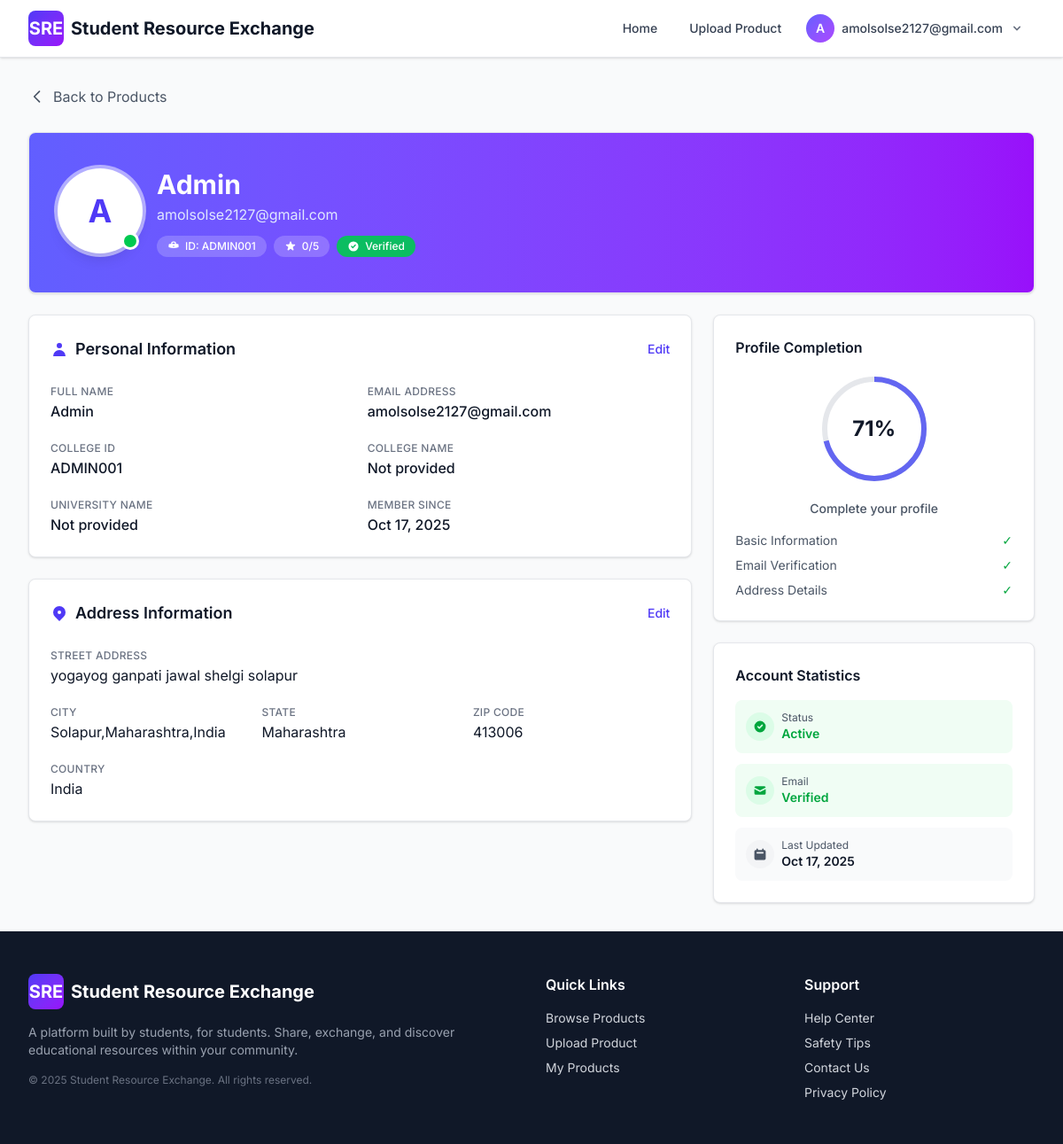
The page /profile/ (signed in) on the database as committed earlier.
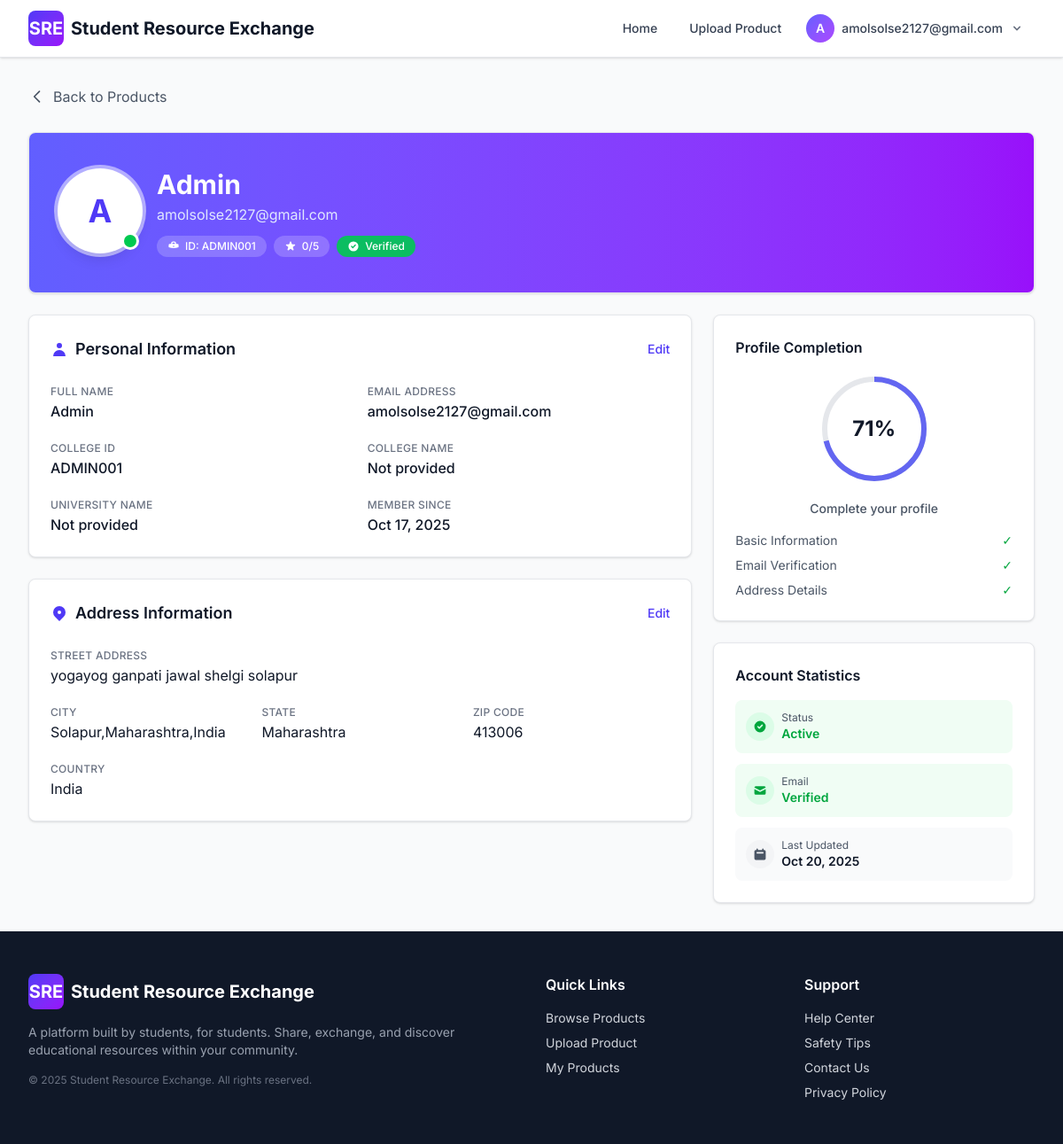
The same page on the database as committed later.
### registration/models.py (models this page shows, shortened)
class User(models.Model):
    id = models.AutoField(primary_key=True)
    email = models.EmailField(unique=True, db_index=True, max_length=255)
    password_hash = models.CharField(max_length=128)
    college_id = models.CharField(max_length=100)
    name = models.CharField(max_length=255, blank=True, null=True)
    college_name = models.CharField(max_length=255, blank=True, null=True)
    university_name = models.CharField(max_length=255, blank=True, null=True)
    rating = models.IntegerField(default=0)
    email_verified = models.BooleanField(default=False)
    is_admin = models.BooleanField(default=False)
    address_line1 = models.CharField(max_length=255, blank=True, null=True)
    address_line2 = models.CharField(max_length=255, blank=True, null=True)
    city = models.CharField(max_length=100, blank=True, null=True)
    state_province = models.CharField(max_length=100, blank=True, null=True)
    zip_postal_code = models.CharField(max_length=20, blank=True, null=True)
    country = models.CharField(max_length=100, blank=True, null=True)
    latitude = models.DecimalField(
        max_digits=9,
        decimal_places=6,
        blank=True,
        null=True,
        validators=[MinValueValidator(-90), MaxValueValidator(90)],
        help_text="Latitude coordinate"
    )
    longitude = models.DecimalField(
        max_digits=9,
        decimal_places=6,
        blank=True,
        null=True,
        validators=[MinValueValidator(-180), MaxValueValidator(180)],
        help_text="Longitude coordinate"
    )
    share_precise_location = models.BooleanField(
        default=False,
        help_text="Share exact location with approved requesters"
    )
    created_at = models.DateTimeField(auto_now_add=True)
    updated_at = models.DateTimeField(auto_now=True)
    class Meta:
        db_table = 'user'
        ordering = ['-created_at']
        indexes = [
            models.Index(fields=['latitude', 'longitude']),
        ]

### user_profile/views.py (the view)
# urls.py: path('', views.profile_view, name='profile'),
def profile_view(request):
    if not request.session.get('user_id'):
        messages.error(request, 'Please log in to access your profile.')
        return redirect('login:login')
    try:
        user = User.objects.get(id=request.session['user_id'])
    except User.DoesNotExist:
        messages.error(request, 'User not found. Please log in again.')
        request.session.flush()
        return redirect('login:login')
    fields_filled = 0
    total_fields = 14  # Total important fields to track (increased from 12)
    if user.name:
        fields_filled += 1
    if user.email:
        fields_filled += 1
    if user.college_id:
        fields_filled += 1
    if user.college_name:
        fields_filled += 1
    if user.university_name:
        fields_filled += 1
    if user.email_verified:
        fields_filled += 1
    if user.address_line1:
        fields_filled += 1
    if user.address_line2:
        fields_filled += 1
    if user.city:
        fields_filled += 1
    if user.state_province:
        fields_filled += 1
    if user.zip_postal_code:
        fields_filled += 1
    if user.country:
        fields_filled += 1
    if user.rating > 0:
        fields_filled += 1
    fields_filled += 1
    profile_completion = int((fields_filled / total_fields) * 100)
    circumference = 351.86
    stroke_offset = circumference - (profile_completion / 100 * circumference)
    context = {
        'user': user,
        'profile_completion': profile_completion,
        'stroke_offset': round(stroke_offset, 2),
    }
    return render(request, 'user_profile/profile.html', context)

### chat/context_processors.py (called while the page is built)
def unread_messages(request):
    user_id = request.session.get('user_id')
    if not user_id:
        return {'unread_message_count': 0}
    cache_key = f'unread_message_count_{user_id}'
    unread_count = cache.get(cache_key)
    if unread_count is None:
        from registration.models import User
        try:
            user = User.objects.get(id=user_id)
            unread_count = Conversation.get_total_unread_count(user)
            cache.set(cache_key, unread_count, 30)
        except User.DoesNotExist:
            unread_count = 0
            cache.set(cache_key, unread_count, 30)
        except DatabaseError as e:
            logger.error(f"Database error in unread_messages context processor for user_id {user_id}: {e}")
            unread_count = 0
    return {'unread_message_count': unread_count}

### chat/models.py (called while the page is built)
    @staticmethod
    def get_total_unread_count(user):
        return Message.objects.filter(
            Q(conversation__buyer=user) | Q(conversation__seller=user)
        ).exclude(sender=user).filter(is_read=False).count()

### user_profile/templates/user_profile/profile.html (shortened to what the changed rows need)
{% extends "base.html" %}
{% block content %}
<div class="min-h-screen bg-gray-50">
    <main class="max-w-7xl mx-auto px-4 sm:px-6 lg:px-8 py-6 sm:py-8">
        <div class="bg-white rounded-lg shadow-sm border border-gray-200 overflow-hidden mb-6">
            <div class="bg-gradient-to-r from-indigo-500 to-purple-600 px-6 py-8 sm:px-8 sm:py-10">
                <div class="flex flex-col sm:flex-row items-center sm:items-start gap-4">
                    <div class="relative">
                        <div class="w-20 h-20 sm:w-24 sm:h-24 rounded-full bg-white flex items-center justify-center ring-4 ring-white/50 shadow-lg">
                            <span class="text-3xl sm:text-4xl font-bold text-indigo-600">
                                {{ user.name.0|default:user.email.0|upper }}
                            </span>
                        </div>
                    </div>
                    <div class="flex-1 text-center sm:text-left">
                        <h2 class="text-2xl sm:text-3xl font-bold text-white mb-1">{{ user.name }}</h2>
                        <p class="text-indigo-100 text-sm sm:text-base mb-3">{{ user.email }}</p>
                        <div class="flex flex-wrap items-center justify-center sm:justify-start gap-2">
                            <span class="inline-flex items-center gap-1.5 px-3 py-1 bg-white/20 backdrop-blur-sm text-white text-xs font-medium rounded-full">
                                ID: {{ user.college_id }}
                            </span>
                            <span class="inline-flex items-center gap-1.5 px-3 py-1 bg-white/20 backdrop-blur-sm text-white text-xs font-medium rounded-full">
                                {{ user.rating }}/5
                            </span>
                            {% if user.email_verified %}
                            <span class="inline-flex items-center gap-1.5 px-3 py-1 bg-green-500/90 text-white text-xs font-medium rounded-full">
                                <svg class="w-3.5 h-3.5" fill="currentColor" viewBox="0 0 20 20">
                                    <path fill-rule="evenodd" d="M10 18a8 8 0 100-16 8 8 0 000 16zm3.707-9.293a1 1 0 00-1.414-1.414L9 10.586 7.707 9.293a1 1 0 00-1.414 1.414l2 2a1 1 0 001.414 0l4-4z" clip-rule="evenodd"/>
                                </svg>
                                Verified
                            </span>
                            {% endif %}
                        </div>
                    </div>
                </div>
            </div>
        </div>
        <div class="grid grid-cols-1 lg:grid-cols-3 gap-6">
            <div class="lg:col-span-2 space-y-6">
                <div class="bg-white rounded-lg shadow-sm border border-gray-200 p-6">
                    <div class="grid grid-cols-1 sm:grid-cols-2 gap-4">
                        <div class="space-y-1">
                            <label class="text-xs font-medium text-gray-500 uppercase tracking-wide">Full Name</label>
                            <p class="text-base text-gray-900 font-medium">{{ user.name }}</p>
                        </div>
                        <div class="space-y-1">
                            <label class="text-xs font-medium text-gray-500 uppercase tracking-wide">Email Address</label>
                            <p class="text-base text-gray-900 font-medium">{{ user.email }}</p>
                        </div>
                        <div class="space-y-1">
                            <label class="text-xs font-medium text-gray-500 uppercase tracking-wide">College ID</label>
                            <p class="text-base text-gray-900 font-medium">{{ user.college_id|default:"Not provided" }}</p>
                        </div>
                        <div class="space-y-1">
                            <label class="text-xs font-medium text-gray-500 uppercase tracking-wide">College Name</label>
                            <p class="text-base text-gray-900 font-medium">{{ user.college_name|default:"Not provided" }}</p>
                        </div>
                        <div class="space-y-1">
                            <label class="text-xs font-medium text-gray-500 uppercase tracking-wide">University Name</label>
                            <p class="text-base text-gray-900 font-medium">{{ user.university_name|default:"Not provided" }}</p>
                        </div>
                        <div class="space-y-1">
                            <label class="text-xs font-medium text-gray-500 uppercase tracking-wide">Member Since</label>
                            <p class="text-base text-gray-900 font-medium">{{ user.created_at|date:"M d, Y" }}</p>
                        </div>
                    </div>
                </div>
                <div class="bg-white rounded-lg shadow-sm border border-gray-200 p-6">
                    {% if user.address_line1 or user.city or user.state_province or user.country %}
                    <div class="space-y-4">
                        {% if user.address_line1 %}
                        <div class="space-y-1">
                            <label class="text-xs font-medium text-gray-500 uppercase tracking-wide">Street Address</label>
                            <p class="text-base text-gray-900">{{ user.address_line1 }}</p>
                        </div>
                        {% endif %}
                        <div class="grid grid-cols-1 sm:grid-cols-3 gap-4">
                            {% if user.city %}
                            <div class="space-y-1">
                                <label class="text-xs font-medium text-gray-500 uppercase tracking-wide">City</label>
                                <p class="text-base text-gray-900">{{ user.city }}</p>
                            </div>
                            {% endif %}
                            {% if user.state_province %}
                            <div class="space-y-1">
                                <label class="text-xs font-medium text-gray-500 uppercase tracking-wide">State</label>
                                <p class="text-base text-gray-900">{{ user.state_province }}</p>
                            </div>
                            {% endif %}
                            {% if user.zip_postal_code %}
                            <div class="space-y-1">
                                <label class="text-xs font-medium text-gray-500 uppercase tracking-wide">ZIP Code</label>
                                <p class="text-base text-gray-900">{{ user.zip_postal_code }}</p>
                            </div>
                            {% endif %}
                        </div>
                        {% if user.country %}
                        <div class="space-y-1">
                            <label class="text-xs font-medium text-gray-500 uppercase tracking-wide">Country</label>
                            <p class="text-base text-gray-900">{{ user.country }}</p>
                        </div>
                        {% endif %}
                    </div>
                    {% endif %}
                </div>
            </div>
            <div class="space-y-6">
                <div class="bg-white rounded-lg shadow-sm border border-gray-200 p-6">
                    <div class="space-y-3">
                        <div class="flex items-center justify-between p-3 bg-gray-50 rounded-lg">
                            <div class="flex items-center gap-2">
                                <div>
                                    <p class="text-xs text-gray-600">Last Updated</p>
                                    <p class="text-sm font-semibold text-gray-900">{{ user.updated_at|date:"M d, Y" }}</p>
                                </div>
                            </div>
                        </div>
                    </div>
                </div>
            </div>
        </div>
    </main>
</div>
{% endblock %}

### theme/templates/base.html (shortened to what the changed rows need)
{% load static tailwind_tags %}
<!DOCTYPE html>
<html lang="en" data-theme="light">
<head>
    {% tailwind_css %}
</head>
<body class="bg-white text-gray-800 antialiased">
    <nav class="bg-white border-b border-gray-200 sticky top-0 z-50 shadow-sm" x-data="{ mobileMenuOpen: false, userMenuOpen: false }" @click.away="userMenuOpen = false">
        <div class="max-w-7xl mx-auto px-4 sm:px-6 lg:px-8">
            <div class="flex items-center justify-between h-16">
                <div class="flex items-center gap-3">
                    {% if request.session.user_id %}
                    <div class="hidden md:block relative">
                        <button @click="userMenuOpen = !userMenuOpen"
                                class="flex items-center gap-2 px-3 py-2 rounded-lg hover:bg-gray-100 transition-colors">
                            <div class="w-8 h-8 bg-gradient-to-br from-indigo-500 to-purple-500 rounded-full flex items-center justify-center">
                                <span class="text-white font-semibold text-sm">
                                    {{ request.session.user_name.0|upper }}
                                </span>
                            </div>
                            <span class="text-sm font-medium text-gray-700">{{ request.session.user_name }}</span>
                            <svg class="w-4 h-4 text-gray-500 transition-transform" :class="{ 'rotate-180': userMenuOpen }" fill="currentColor" viewBox="0 0 20 20">
                                <path fill-rule="evenodd" d="M5.293 7.293a1 1 0 011.414 0L10 10.586l3.293-3.293a1 1 0 111.414 1.414l-4 4a1 1 0 01-1.414 0l-4-4a1 1 0 010-1.414z" clip-rule="evenodd"/>
                            </svg>
                        </button>
                    </div>
                    {% endif %}
                </div>
            </div>
        </div>
    </nav>
    <main>
        {% block content %}
        {% endblock %}
    </main>
</body>
</html>

Rows that differ between the two databases and show on the page:
changed User "Admin": updated_at "Oct 17, 2025" → "Oct 20, 2025"
